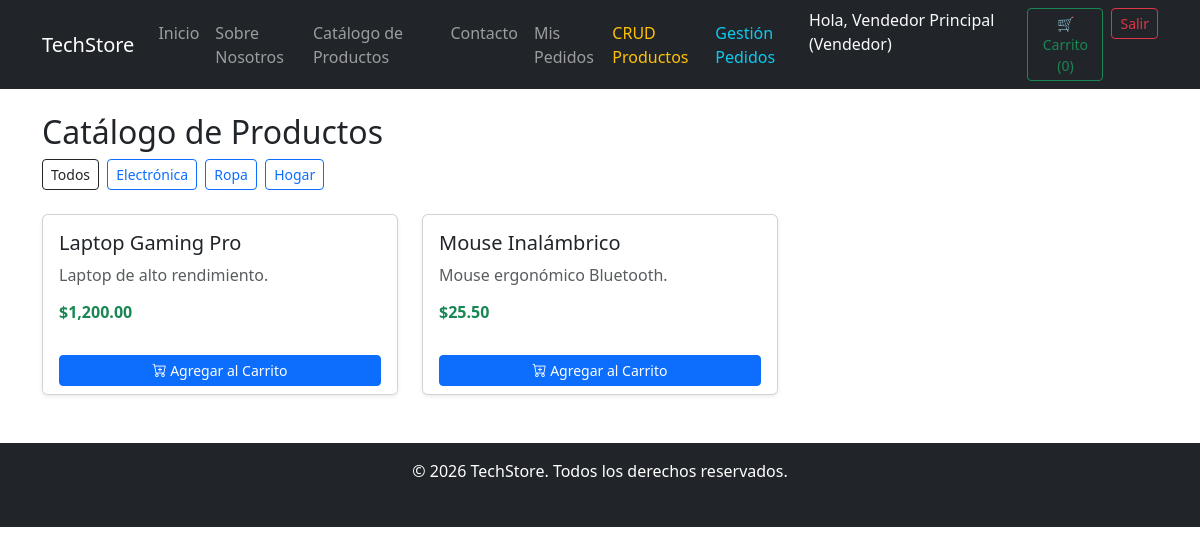
/catalogo.php (signed in), run on the app's committed database.
### tables this page shows
CREATE TABLE IF NOT EXISTS categorias (
    id INT AUTO_INCREMENT PRIMARY KEY,
    nombre VARCHAR(100) NOT NULL
);

CREATE TABLE IF NOT EXISTS productos (
    id INT AUTO_INCREMENT PRIMARY KEY,
    nombre VARCHAR(150) NOT NULL,
    precio DECIMAL(10, 2) NOT NULL,
    imagen VARCHAR(255) DEFAULT 'default.jpg',
    descripcion TEXT,
    categoria_id INT,
    FOREIGN KEY (categoria_id) REFERENCES categorias(id) ON DELETE SET NULL
);

### catalogo.php (the view, shortened to what this page needs)
<?php
require_once 'config/db.php';
$cat_stmt = $pdo->query("SELECT * FROM categorias");
$categorias = $cat_stmt->fetchAll();
$categoria_id = isset($_GET['cat']) ? (int)$_GET['cat'] : 0;
if ($categoria_id > 0) {
    $prod_stmt = $pdo->prepare("SELECT * FROM productos WHERE categoria_id = ?");
    $prod_stmt->execute([$categoria_id]);
} else {
    $prod_stmt = $pdo->query("SELECT * FROM productos");
}
$productos = $prod_stmt->fetchAll();
include 'includes/header.php';
?>
<h2>Catálogo de Productos</h2>
<div class="mb-4">
    <a href="catalogo.php" class="btn btn-outline-dark btn-sm me-1">Todos</a>
    <?php foreach ($categorias as $cat): ?>
        <a href="catalogo.php?cat=<?= $cat['id'] ?>" class="btn btn-outline-primary btn-sm me-1">
            <?= htmlspecialchars($cat['nombre']) ?>
        </a>
    <?php endforeach; ?>
</div>
<div class="row">
    <?php foreach ($productos as $prod): ?>
        <div class="col-md-4 mb-4">
            <div class="card h-100 shadow-sm">
                <div class="card-body">
                    <h5 class="card-title"><?= htmlspecialchars($prod['nombre']) ?></h5>
                    <p class="card-text text-muted"><?= htmlspecialchars($prod['descripcion']) ?></p>
                    <h6 class="text-success fw-bold">$<?= number_format($prod['precio'], 2) ?></h6>
                </div>
                <div class="card-footer bg-white border-0">
                    <form action="agregar_carrito.php" method="POST">
                        <button type="submit" class="btn btn-sm btn-primary w-100">
                            <i class="bi bi-cart-plus"></i> Agregar al Carrito
                        </button>
                    </form>
                </div>
            </div>
        </div>
    <?php endforeach; ?>
</div>
<?php include 'includes/footer.php'; ?>

### data on the page
categorias: nombre "Electrónica"
categorias: nombre "Ropa"
categorias: nombre "Hogar"
productos: nombre "Laptop Gaming Pro", descripcion "Laptop de alto rendimiento.", precio "1,200.00"
productos: nombre "Mouse Inalámbrico", descripcion "Mouse ergonómico Bluetooth.", precio "25.50"

### other printed values
$_SESSION['user_nombre'] "Vendedor Principal"
$_SESSION['user_rol'] "Vendedor"
